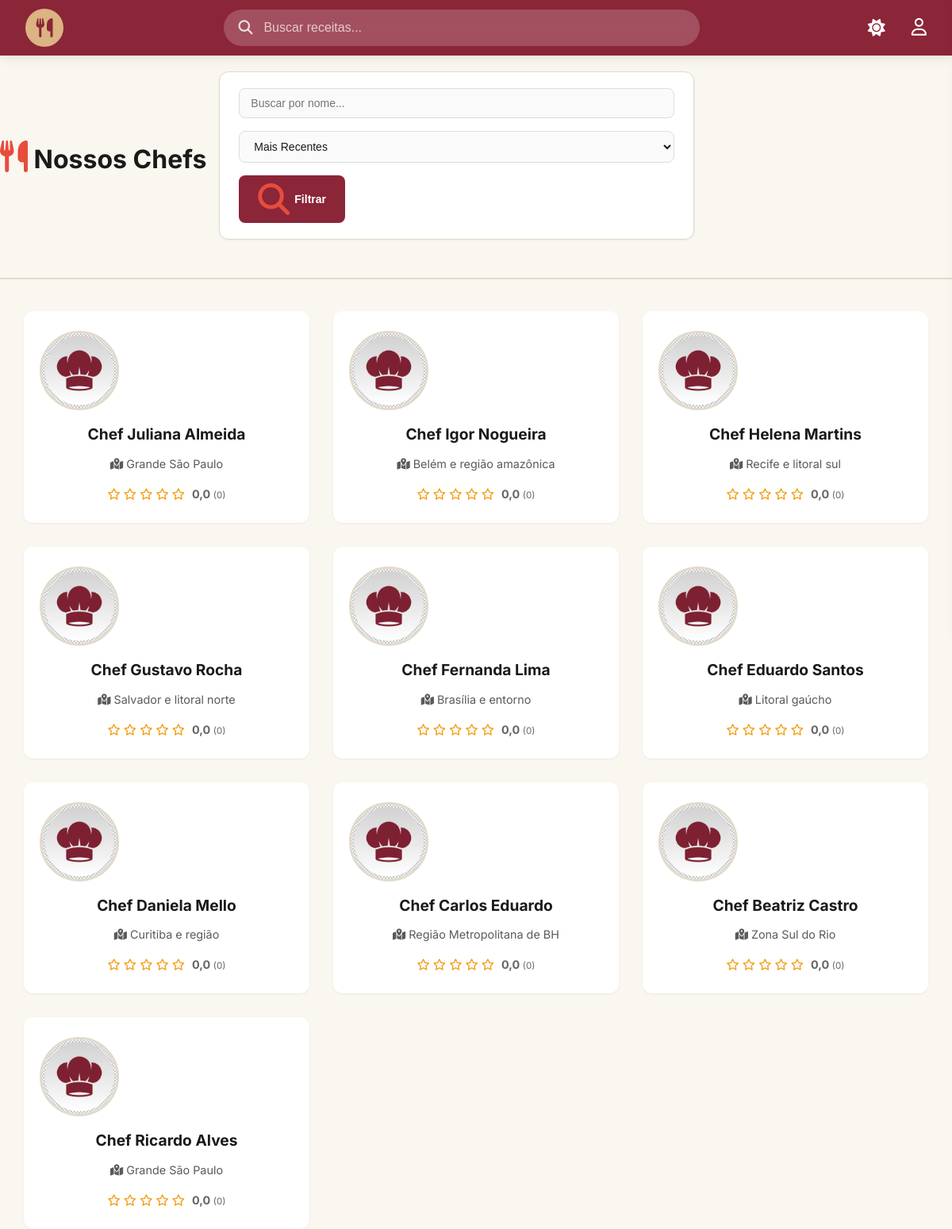
The app's page /views/chefs/chef_list.php with its own data.
### tables this page shows
CREATE TABLE chef (
    id INT AUTO_INCREMENT PRIMARY KEY,
    name VARCHAR(150) NOT NULL,
    email VARCHAR(150) UNIQUE NOT NULL,
    password VARCHAR(255) NOT NULL,
    description TEXT,
    phone VARCHAR(20),
    address TEXT,
    professional_experience TEXT,
    services_offered TEXT,
    region_operation VARCHAR(255),
    photo VARCHAR(255) DEFAULT 'default_chef.png',


    is_active BOOLEAN DEFAULT TRUE,
    login_attempts INT DEFAULT 0,
    last_login DATETIME,
    reset_token VARCHAR(255),
    reset_token_expiry DATETIME,
    created_at TIMESTAMP DEFAULT CURRENT_TIMESTAMP,
    updated_at TIMESTAMP DEFAULT CURRENT_TIMESTAMP ON UPDATE CURRENT_TIMESTAMP,
    deleted_at DATETIME
);

### views/chefs/chef_list.php (the view, shortened to what this page needs)
<?php
require_once dirname(__DIR__, 2) . '/base.php';
$conn = database::getConexao();
$busca = $_GET['busca'] ?? '';
$ordem = $_GET['ordem'] ?? 'recentes';
$sql = "SELECT
            c.id,
            c.name,
            c.photo,
            c.region_operation,
            COALESCE(AVG(cr.rating), 0) as avg_rating,
            COUNT(cr.id) as total_reviews
        FROM chef c
        LEFT JOIN chef_reviews cr ON c.id = cr.chef_id
        WHERE 1=1";
$params = [];
$sql .= " GROUP BY c.id, c.name, c.photo, c.region_operation";
if ($ordem === 'avaliacao') {
    $sql .= " ORDER BY avg_rating DESC, c.id DESC";
} elseif ($ordem === 'alfabetica') {
    $sql .= " ORDER BY c.name ASC";
} else {
    $sql .= " ORDER BY c.id DESC";
}
$stmt = $conn->prepare($sql);
$stmt->execute($params);
$chefs = $stmt->fetchAll(PDO::FETCH_ASSOC);
?>
<div class="page-container">
    <div class="page-header">
        <h1><i class="fa-solid fa-utensils"></i> Nossos Chefs</h1>
        <form method="GET" class="filter-bar">
            <input type="text" name="busca" class="filter-input" placeholder="Buscar por nome..." value="<?php echo htmlspecialchars($busca); ?>">
            <select name="ordem" class="filter-select">
                <option value="recentes" <?php echo $ordem == 'recentes' ? 'selected' : ''; ?>>Mais Recentes</option>
            </select>
            <button type="submit" class="btn-filter"><i class="fa-solid fa-magnifying-glass"></i> Filtrar</button>
        </form>
    </div>
    <?php if(empty($chefs)): ?>
        <div style="text-align: center; padding: 50px; color: #888; background: #fff; border-radius: 12px;">
            <i class="fa-solid fa-face-frown" style="font-size: 3rem; margin-bottom: 15px; color: #ddd;"></i>
            <h3>Nenhum chef encontrado.</h3>
        </div>
    <?php else: ?>
        <div class="chefs-grid">
            <?php foreach($chefs as $c):
                $foto = !empty($c['photo']) ? $c['photo'] : 'default_chef.png';
                $regiao = !empty($c['region_operation']) ? $c['region_operation'] : 'Região não informada';
                $notaMedia = round($c['avg_rating'] * 2) / 2;
                $estrelasCheias = floor($notaMedia);
                $meiaEstrela = ($notaMedia - $estrelasCheias) > 0 ? 1 : 0;
                $estrelasVazias = 5 - $estrelasCheias - $meiaEstrela;
            ?>
               <a href="../user_profile.php?id=<?php echo $c['id']; ?>&type=chef" class="chef-card">
               <img src="<?php echo $base_path; ?>static/assets/uploads/<?php echo htmlspecialchars($foto); ?>" alt="Foto do Chef" class="chef-avatar">
                    <h3 class="chef-name"><?php echo htmlspecialchars($c['name']); ?></h3>
                    <div class="chef-region"><i class="fa-solid fa-map-location-dot"></i> <?php echo htmlspecialchars($regiao); ?></div>
                    <div class="chef-rating">
                        <?php for($i = 0; $i < $estrelasVazias; $i++): ?>
                            <i class="fa-regular fa-star"></i>
                        <?php endfor; ?>
                        <span style="color: #666; margin-left: 5px; font-weight: bold;">
                            <?php echo number_format($c['avg_rating'], 1, ',', '.'); ?>
                            <span style="font-size: 0.8em; font-weight: normal;">(<?php echo $c['total_reviews']; ?>)</span>
                        </span>
                    </div>
                </a>
            <?php endforeach; ?>
        </div>
    <?php endif; ?>
</div>

### static/style.css (style rules this page uses)
:root { --bg: #faf7f0; --surface: #ffffff; --text: #1a1a1a; --text-secondary:#5a5a5a; --primary: #8b2538; --primary-hover: #a12f45; --accent: #dcb382; --accent-hover: #c49b5e; --border: #e1dacb; --input-bg: #fafafa; --input-border: #ddd; --danger: #e74c3c; --danger-hover: #c0392b; --warning-bg: #fff3cd; --warning-text: #856404; --warning-border:#ffeeba; --success-bg: #d4edda; --success-text: #155724; --error-bg: #fde8e8; --error-text: #9b1c1c; --shadow-sm: 0 1px 3px rgba(0,0,0,0.06); --shadow-md: 0 4px 15px rgba(0,0,0,0.08); --shadow-lg: 0 10px 30px rgba(0,0,0,0.12); --transition: 0.25s ease-in-out; --radius-sm: 6px; --radius-md: 12px; --radius-lg: 24px; --max-width: 1280px; }
*, *::before, *::after { box-sizing: border-box; margin: 0; padding: 0; }
html { scroll-behavior: smooth; }
body { font-family: 'Inter', 'Segoe UI', Tahoma, Geneva, Verdana, sans-serif; background-color: var(--bg); color: var(--text); line-height: 1.6; transition: background-color var(--transition), color var(--transition); min-height: 100vh; display: flex; flex-direction: column; }
img { max-width: 100%; display: block; }
a { color: inherit; text-decoration: none; }
.featured-grid, .recipe-grid, .user-grid, .restaurant-grid, .chefs-grid { display: grid; grid-template-columns: repeat(auto-fill, minmax(280px, 1fr)); gap: 30px; margin-top: 30px; margin-left: 30px; margin-right: 30px; }
.chef-card { background: var(--surface); border-radius: var(--radius-md); padding: 25px 20px; text-align: center; box-shadow: var(--shadow-sm); transition: transform 0.3s, box-shadow 0.3s; text-decoration: none; color: inherit; display: block; animation: fadeIn 0.5s ease backwards; }
.chef-avatar { width: 100px; height: 100px; border-radius: 50%; object-fit: cover; margin-bottom: 15px; border: 3px solid var(--border); }
.chef-name { font-size: 1.2rem; color: var(--text); margin: 0 0 10px 0; font-weight: bold; }
.chef-region { font-size: 0.9rem; color: var(--text-secondary); margin-bottom: 15px; }
.chef-rating { color: #f39c12; font-size: 0.9rem; }
.page-header { display: flex; align-items: center; gap: 16px; margin-bottom: 40px; border-bottom: 2px solid var(--border); padding-bottom: 18px; }
.page-header i { font-size: 2.5rem; color: var(--danger); }
.page-header h1 { font-size: clamp(24px, 5vw, 32px); color: var(--text); font-weight: 700; margin: 0; }
.filter-section, .filter-bar { background: var(--surface); border: 1px solid var(--border); border-radius: var(--radius-md); padding: 20px 24px; margin: 20px 0 30px; display: flex; align-items: flex-end; gap: 16px; flex-wrap: wrap; box-shadow: var(--shadow-sm); }
.filter-group select, .filter-group input, .filter-bar input, .filter-bar select, .filter-input, .filter-select { padding: 10px 14px; border: 1px solid var(--input-border); border-radius: 8px; background-color: var(--input-bg); color: var(--text); font-size: 14px; outline: none; transition: border-color 0.2s; width: 100%; box-sizing: border-box; }
.btn-filter { background-color: var(--primary); color: #fff; border: none; padding: 10px 24px; border-radius: 8px; font-weight: 600; font-size: 14px; cursor: pointer; transition: background var(--transition), transform 0.2s; white-space: nowrap; display: inline-flex; align-items: center; gap: 6px; }

### records on screen
chef: photo (placeholder picture), name "Chef Juliana Almeida", region_operation "Grande São Paulo", avg_rating "0,0", total_reviews "0"
chef: photo (placeholder picture), name "Chef Igor Nogueira", region_operation "Belém e região amazônica", avg_rating "0,0", total_reviews "0"
chef: photo (placeholder picture), name "Chef Helena Martins", region_operation "Recife e litoral sul", avg_rating "0,0", total_reviews "0"
chef: photo (placeholder picture), name "Chef Gustavo Rocha", region_operation "Salvador e litoral norte", avg_rating "0,0", total_reviews "0"
chef: photo (placeholder picture), name "Chef Fernanda Lima", region_operation "Brasília e entorno", avg_rating "0,0", total_reviews "0"
chef: photo (placeholder picture), name "Chef Eduardo Santos", region_operation "Litoral gaúcho", avg_rating "0,0", total_reviews "0"
chef: photo (placeholder picture), name "Chef Daniela Mello", region_operation "Curitiba e região", avg_rating "0,0", total_reviews "0"
chef: photo (placeholder picture), name "Chef Carlos Eduardo", region_operation "Região Metropolitana de BH", avg_rating "0,0", total_reviews "0"
chef: photo (placeholder picture), name "Chef Beatriz Castro", region_operation "Zona Sul do Rio", avg_rating "0,0", total_reviews "0"
chef: photo (placeholder picture), name "Chef Ricardo Alves", region_operation "Grande São Paulo", avg_rating "0,0", total_reviews "0"
